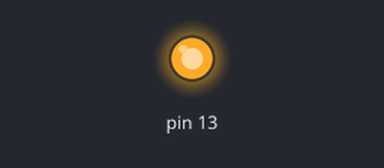
A sketch run on a simulated Arduino Uno, built with avr-gcc and run on an emulated ATmega328P. Shown: output pins drawn as LEDs (lit = HIGH).

Above: at 0.1 s.
At 37.6 s:
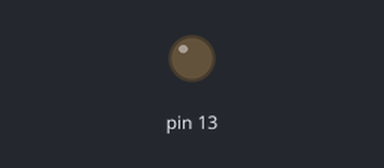
Timing chart, 0 to 40.0 s (numbered marks = the images above):
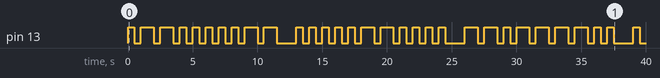

Measured:
- by itself, pin 13: LOW → HIGH at 0.00 s, → LOW 0.50 s later, → HIGH 0.50 s later, → LOW 1.0 s later, … (62 changes in this stretch)

The sketch:

morse.ino
```cpp
int dits =500;
int off =500;
int dahs =1000;

void setup(){
  pinMode(13,OUTPUT);
}

void loop(){
//what
signalOn(dits);
signalOn(dahs);
signalOn(dahs);

signalOn(dits);
signalOn(dits);
signalOn(dits);
signalOn(dits);

signalOn(dits);
signalOn(dahs);

signalOn(dahs);

delay(off*2);

//hath
signalOn(dits);
signalOn(dits);
signalOn(dits);
signalOn(dits);

signalOn(dits);
signalOn(dahs);

signalOn(dahs);

signalOn(dits);
signalOn(dits);
signalOn(dits);
signalOn(dits);

delay(off*2);

//god
signalOn(dahs);
signalOn(dahs);
signalOn(dits);

signalOn(dahs);
signalOn(dahs);
signalOn(dahs);

signalOn(dahs);
signalOn(dits);
signalOn(dits);

delay(off*2);

//wrought
signalOn(dits);
signalOn(dahs);
signalOn(dahs);

signalOn(dits);
signalOn(dahs);
signalOn(dits);

signalOn(dahs);
signalOn(dahs);
signalOn(dahs);

signalOn(dits);
signalOn(dits);
signalOn(dahs);

signalOn(dahs);
signalOn(dahs);
signalOn(dits);

signalOn(dits);
signalOn(dits);
signalOn(dits);
delay(off*2);
signalOn(dahs);
delay(off*10);
}

void signalOn(int t_1){
  digitalWrite(13,HIGH);
delay(t_1);
digitalWrite(13,LOW);
delay(off);
}
```
